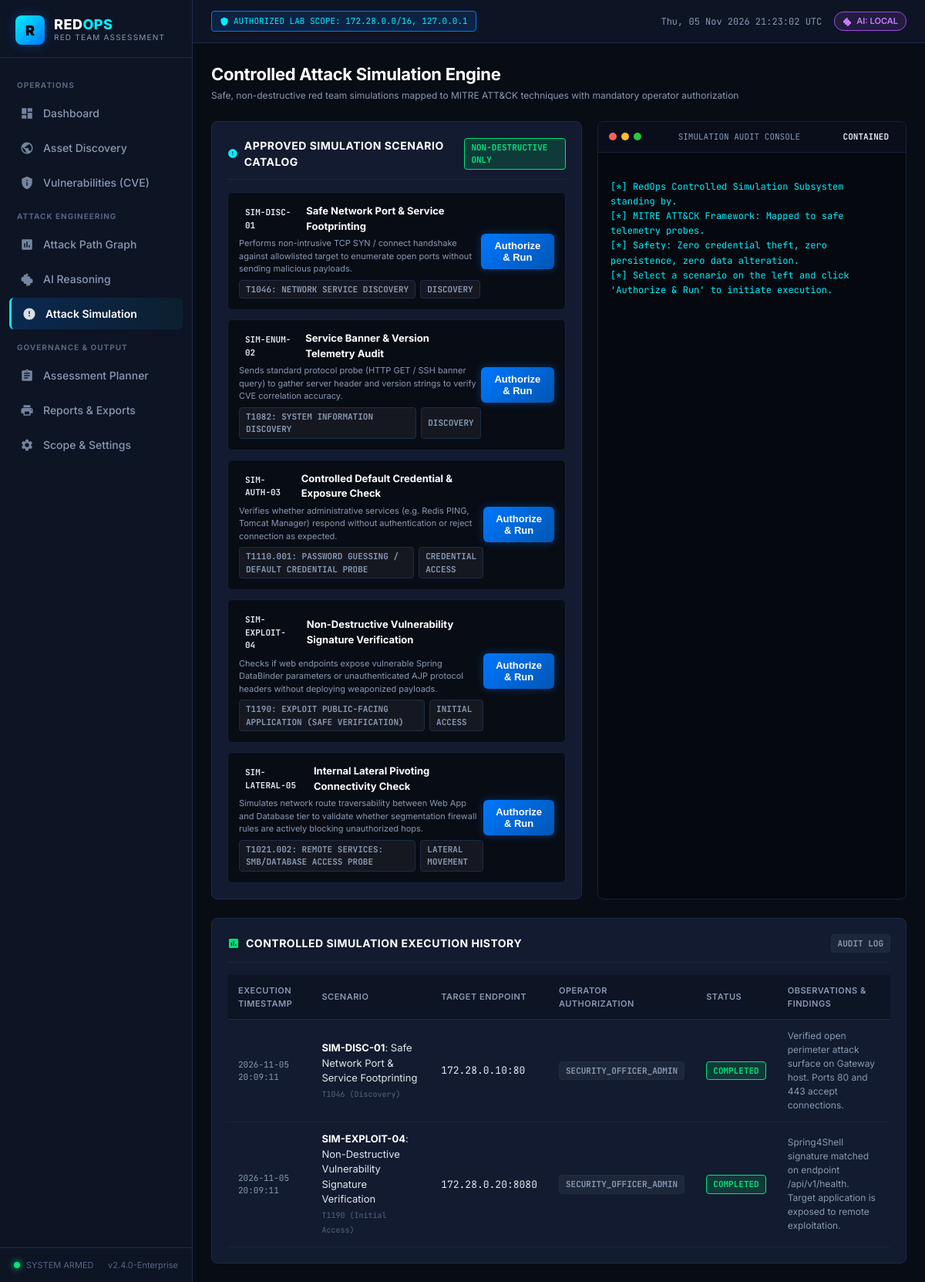
Screenshot of /simulation with the database file from the repository.
### tables this page shows
CREATE TABLE simulation_scenarios (
            id INTEGER PRIMARY KEY AUTOINCREMENT,
            code TEXT UNIQUE NOT NULL,
            name TEXT NOT NULL,
            description TEXT,
            mitre_technique_id TEXT,
            mitre_technique_name TEXT,
            mitre_tactic TEXT,
            severity TEXT DEFAULT 'MEDIUM',
            safety_notes TEXT,
            requires_approval INTEGER DEFAULT 1
        );

CREATE TABLE simulation_executions (
            id INTEGER PRIMARY KEY AUTOINCREMENT,
            scenario_id INTEGER NOT NULL,
            target_ip TEXT NOT NULL,
            target_port INTEGER,
            status TEXT DEFAULT 'PENDING_APPROVAL', -- PENDING_APPROVAL, RUNNING, COMPLETED, FAILED, BLOCKED
            user_approved_by TEXT,
            logs TEXT,
            findings TEXT,
            mitre_mapped TEXT,
            executed_at TIMESTAMP DEFAULT CURRENT_TIMESTAMP,
            FOREIGN KEY (scenario_id) REFERENCES simulation_scenarios(id) ON DELETE CASCADE
        );

### routes/simulation_routes.py (the view)
@simulation_bp.route("/simulation")
def simulation_page():
    scenarios = SimulationModel.get_scenarios()
    executions = SimulationModel.get_executions()
    assets = AssetModel.get_all()
    return render_template(
        "simulation.html",
        active_page="simulation",
        scenarios=scenarios,
        executions=executions,
        assets=assets
    )

### database/db.py (called while the page is built)
def dict_factory(cursor, row):
    fields = [column[0] for column in cursor.description]
    return {key: value for key, value in zip(fields, row)}

def get_db_connection():
    os.makedirs(os.path.dirname(Config.DATABASE_PATH), exist_ok=True)
    conn = sqlite3.connect(Config.DATABASE_PATH)
    conn.row_factory = dict_factory
    conn.execute("PRAGMA foreign_keys = ON")
    return conn

### models/asset.py (called while the page is built)
    @staticmethod
    def get_all():
        conn = get_db_connection()
        assets = conn.execute("""
            SELECT a.*,
                   COUNT(DISTINCT s.id) AS service_count,
                   COUNT(DISTINCT v.id) AS vuln_count,
                   SUM(CASE WHEN v.severity = 'CRITICAL' THEN 1 ELSE 0 END) AS critical_vulns,
                   SUM(CASE WHEN v.severity = 'HIGH' THEN 1 ELSE 0 END) AS high_vulns
            FROM assets a
            LEFT JOIN services s ON a.id = s.asset_id
            LEFT JOIN vulnerabilities v ON s.id = v.service_id
            GROUP BY a.id
            ORDER BY
                CASE a.criticality
                    WHEN 'CRITICAL' THEN 1
                    WHEN 'HIGH' THEN 2
                    WHEN 'MEDIUM' THEN 3
                    ELSE 4
                END
        """).fetchall()
        conn.close()
        return assets

### models/simulation.py (called while the page is built)
    @staticmethod
    def get_scenarios():
        conn = get_db_connection()
        scenarios = conn.execute("SELECT * FROM simulation_scenarios ORDER BY id ASC").fetchall()
        conn.close()
        return scenarios

    @staticmethod
    def get_executions():
        conn = get_db_connection()
        executions = conn.execute("""
            SELECT e.*, s.name AS scenario_name, s.code AS scenario_code,
                   s.mitre_technique_id, s.mitre_technique_name, s.mitre_tactic
            FROM simulation_executions e
            JOIN simulation_scenarios s ON e.scenario_id = s.id
            ORDER BY e.executed_at DESC
        """).fetchall()
        conn.close()
        return executions

### templates/simulation.html (shortened to what this page needs)
{% extends "base.html" %}
{% block content %}
<div class="page-header">
    <div>
        <h1 class="page-title">Controlled Attack Simulation Engine</h1>
        <div class="page-subtitle">Safe, non-destructive red team simulations mapped to MITRE ATT&CK techniques with mandatory operator authorization</div>
    </div>
</div>
<div style="display:grid; grid-template-columns: 1.2fr 1fr; gap:20px; margin-bottom:24px;">
    <div class="cyber-card">
        <div class="cyber-card-header">
            <div class="cyber-card-title">
                <svg style="width:16px; height:16px; fill:var(--accent-cyan);" viewBox="0 0 24 24"><path d="M12 2C6.48 2 2 6.48 2 12s4.48 10 10 10 10-4.48 10-10S17.52 2 12 2zm1 14h-2v-2h2v2zm0-4h-2V7h2v5z"/></svg>
                Approved Simulation Scenario Catalog
            </div>
            <span class="badge badge-success">NON-DESTRUCTIVE ONLY</span>
        </div>
        <div style="display:flex; flex-direction:column; gap:12px;">
            {% for s in scenarios %}
            <div style="background:#080c14; border:1px solid #162238; border-radius:6px; padding:14px; display:flex; justify-content:space-between; align-items:center;">
                <div>
                    <div style="display:flex; align-items:center; gap:8px; margin-bottom:4px;">
                        <span class="badge badge-cyan font-mono">{{ s.code }}</span>
                        <span style="font-weight:700; color:#fff; font-size:13px;">{{ s.name }}</span>
                    </div>
                    <div style="font-size:11px; color:var(--text-muted); margin-bottom:6px; max-width:440px;">
                        {{ s.description }}
                    </div>
                    <div style="display:flex; gap:6px;">
                        <span class="badge badge-neutral font-mono">{{ s.mitre_technique_id }}: {{ s.mitre_technique_name }}</span>
                        <span class="badge badge-neutral">{{ s.mitre_tactic }}</span>
                    </div>
                </div>
                <div>
                    <button class="btn btn-primary btn-launch-sim"
                            data-scenario-id="{{ s.id }}"
                            data-scenario-code="{{ s.code }}"
                            data-scenario-name="{{ s.name }}">
                        Authorize & Run
                    </button>
                </div>
            </div>
            {% endfor %}
        </div>
    </div>
    <div class="terminal-window">
        <div class="terminal-header">
            <div class="terminal-dots">
                <span class="terminal-dot dot-red"></span>
                <span class="terminal-dot dot-yellow"></span>
                <span class="terminal-dot dot-green"></span>
            </div>
            <div style="font-size:11px; color:#8899b5; font-family:var(--font-mono);">SIMULATION AUDIT CONSOLE</div>
            <span class="badge badge-cyan">CONTAINED</span>
        </div>
        <div class="terminal-body" id="simTerminalBody">
[*] RedOps Controlled Simulation Subsystem standing by.
[*] MITRE ATT&CK Framework: Mapped to safe telemetry probes.
[*] Safety: Zero credential theft, zero persistence, zero data alteration.
[*] Select a scenario on the left and click 'Authorize & Run' to initiate execution.
        </div>
    </div>
</div>
<div class="cyber-card">
    <div class="cyber-card-header">
        <div class="cyber-card-title">
            <svg style="width:16px; height:16px; fill:var(--status-success);" viewBox="0 0 24 24"><path d="M19 3H5c-1.1 0-2 .9-2 2v14c0 1.1.9 2 2 2h14c1.1 0 2-.9 2-2V5c0-1.1-.9-2-2-2zM9 17H7v-7h2v7zm4 0h-2V7h2v10zm4 0h-2v-4h2v4z"/></svg>
            Controlled Simulation Execution History
        </div>
        <span class="badge badge-neutral">AUDIT LOG</span>
    </div>
    <div class="table-responsive">
        <table class="cyber-table">
            <thead>
                <tr>
                    <th>Execution Timestamp</th>
                    <th>Scenario</th>
                    <th>Target Endpoint</th>
                    <th>Operator Authorization</th>
                    <th>Status</th>
                    <th>Observations & Findings</th>
                </tr>
            </thead>
            <tbody>
                {% for e in executions %}
                <tr>
                    <td class="font-mono" style="font-size:11px; color:var(--text-muted);">{{ e.executed_at }}</td>
                    <td>
                        <b style="color:#fff;">{{ e.scenario_code }}</b>: {{ e.scenario_name }}<br/>
                        <span style="font-size:10px; color:var(--text-dim); font-family:var(--font-mono);">{{ e.mitre_technique_id }} ({{ e.mitre_tactic }})</span>
                    </td>
                    <td class="font-mono">{{ e.target_ip }}:{{ e.target_port }}</td>
                    <td><span class="badge badge-neutral">{{ e.user_approved_by }}</span></td>
                    <td>
                        <span class="badge {% if e.status == 'COMPLETED' %}badge-success{% elif e.status == 'BLOCKED' %}badge-critical{% else %}badge-high{% endif %}">
                            {{ e.status }}
                        </span>
                    </td>
                    <td style="font-size:12px; color:var(--text-muted); max-width:320px;">
                        {{ e.findings or 'Simulation probe completed.' }}
                    </td>
                </tr>
                {% endfor %}
            </tbody>
        </table>
    </div>
</div>
{% endblock %}

### static/css/style.css (style rules this page uses)
:root { --bg-primary: #080c14; --bg-secondary: #0d1424; --bg-card: #121b2f; --bg-card-hover: #17233d; --bg-elevated: #1a2744; --border-color: #1e2c4a; --border-glow: rgba(0, 240, 255, 0.25); --accent-cyan: #00f0ff; --accent-blue: #0077fe; --accent-blue-glow: rgba(0, 119, 254, 0.35); --accent-purple: #9d4edd; --severity-critical: #ff2a5f; --severity-critical-glow: rgba(255, 42, 95, 0.4); --severity-high: #ff7700; --severity-high-glow: rgba(255, 119, 0, 0.35); --severity-medium: #ffb703; --severity-low: #00b4d8; --status-success: #00e676; --status-success-glow: rgba(0, 230, 118, 0.35); --text-main: #e2e8f0; --text-muted: #8899b5; --text-dim: #546582; --font-sans: 'Inter', -apple-system, BlinkMacSystemFont, "Segoe UI", Roboto, sans-serif; --font-mono: 'JetBrains Mono', 'Fira Code', Consolas, monospace; }
* { box-sizing: border-box; margin: 0; padding: 0; }
body { background-color: var(--bg-primary); color: var(--text-main); font-family: var(--font-sans); font-size: 14px; line-height: 1.5; overflow-x: hidden; height: 100vh; display: flex; }
.page-header { display: flex; align-items: center; justify-content: space-between; margin-bottom: 24px; }
.page-title { font-size: 22px; font-weight: 700; color: #fff; letter-spacing: -0.3px; }
.page-subtitle { font-size: 12px; color: var(--text-muted); margin-top: 2px; }
.cyber-card { background: var(--bg-card); border: 1px solid var(--border-color); border-radius: 8px; padding: 20px; transition: all 0.25s ease; position: relative; overflow: hidden; }
.cyber-card-header { display: flex; align-items: center; justify-content: space-between; margin-bottom: 16px; border-bottom: 1px solid rgba(255, 255, 255, 0.05); padding-bottom: 12px; }
.cyber-card-title { font-size: 14px; font-weight: 700; color: #fff; text-transform: uppercase; letter-spacing: 0.5px; display: flex; align-items: center; gap: 8px; }
.badge { display: inline-flex; align-items: center; padding: 3px 8px; border-radius: 4px; font-size: 11px; font-weight: 700; font-family: var(--font-mono); text-transform: uppercase; }
.badge-success { background: rgba(0, 230, 118, 0.15); border: 1px solid var(--status-success); color: var(--status-success); }
.badge-neutral { background: rgba(255, 255, 255, 0.05); border: 1px solid var(--border-color); color: var(--text-muted); }
.btn { display: inline-flex; align-items: center; justify-content: center; gap: 8px; padding: 8px 16px; border-radius: 6px; font-size: 13px; font-weight: 600; cursor: pointer; transition: all 0.2s ease; border: none; text-decoration: none; }
.btn-primary { background: linear-gradient(135deg, var(--accent-blue), #0056b3); color: #fff; box-shadow: 0 0 12px var(--accent-blue-glow); }
.table-responsive { width: 100%; overflow-x: auto; }
.cyber-table { width: 100%; border-collapse: collapse; font-size: 13px; text-align: left; }
.cyber-table th { background: var(--bg-secondary); color: var(--text-muted); font-weight: 600; text-transform: uppercase; font-size: 11px; letter-spacing: 0.5px; padding: 12px 14px; border-bottom: 1px solid var(--border-color); }
.cyber-table td { padding: 12px 14px; border-bottom: 1px solid rgba(255, 255, 255, 0.04); color: var(--text-main); }
.font-mono { font-family: var(--font-mono); }
.terminal-window { background: #05080f; border: 1px solid #162238; border-radius: 8px; overflow: hidden; font-family: var(--font-mono); }
.terminal-header { background: #090e1a; padding: 8px 14px; display: flex; align-items: center; justify-content: space-between; border-bottom: 1px solid #162238; }
.terminal-dots { display: flex; gap: 6px; }
.terminal-dot { width: 10px; height: 10px; border-radius: 50%; }
.dot-red { background: #ff5f56; }
.dot-yellow { background: #ffbd2e; }
.dot-green { background: #27c93f; }
.terminal-body { padding: 16px; max-height: 380px; overflow-y: auto; color: #00f0ff; font-size: 12px; line-height: 1.6; white-space: pre-wrap; }

### rows the page displays
simulation_scenarios: code "SIM-DISC-01", name "Safe Network Port & Service Footprinting", description "Performs non-intrusive TCP SYN / connect handshake against allowlisted target to enumerate open ports without sending malicious payloads.", mitre_technique_id "T1046", mitre_technique_name "NETWORK SERVICE DISCOVERY", mitre_tactic "DISCOVERY"
simulation_scenarios: code "SIM-ENUM-02", name "Service Banner & Version Telemetry Audit", description "Sends standard protocol probe (HTTP GET / SSH banner query) to gather server header and version strings to verify CVE correlation accuracy.", mitre_technique_id "T1082", mitre_technique_name "SYSTEM INFORMATION DISCOVERY", mitre_tactic "DISCOVERY"
simulation_scenarios: code "SIM-AUTH-03", name "Controlled Default Credential & Exposure Check", description "Verifies whether administrative services (e.g. Redis PING, Tomcat Manager) respond without authentication or reject connection as expected.", mitre_technique_id "T1110.001", mitre_technique_name "PASSWORD GUESSING / DEFAULT CREDENTIAL PROBE", mitre_tactic "CREDENTIAL ACCESS"
simulation_scenarios: code "SIM-EXPLOIT-04", name "Non-Destructive Vulnerability Signature Verification", description "Checks if web endpoints expose vulnerable Spring DataBinder parameters or unauthenticated AJP protocol headers without deploying weaponized payloads.", mitre_technique_id "T1190", mitre_technique_name "EXPLOIT PUBLIC-FACING APPLICATION (SAFE VERIFICATION)", mitre_tactic "INITIAL ACCESS"
simulation_scenarios: code "SIM-LATERAL-05", name "Internal Lateral Pivoting Connectivity Check", description "Simulates network route traversability between Web App and Database tier to validate whether segmentation firewall rules are actively blocking unauthorized hops.", mitre_technique_id "T1021.002", mitre_technique_name "REMOTE SERVICES: SMB/DATABASE ACCESS PROBE", mitre_tactic "LATERAL MOVEMENT"
simulation_executions: executed_at "2026-11-05 20:09:11", scenario_code "SIM-DISC-01", scenario_name "Safe Network Port & Service Footprinting", mitre_technique_id "T1046", mitre_tactic "Discovery", target_ip "172.28.0.10", target_port "80", user_approved_by "SECURITY_OFFICER_ADMIN", status "COMPLETED", findings "Verified open perimeter attack surface on Gateway host. Ports 80 and 443 accept connections."
simulation_executions: executed_at "2026-11-05 20:09:11", scenario_code "SIM-EXPLOIT-04", scenario_name "Non-Destructive Vulnerability Signature Verification", mitre_technique_id "T1190", mitre_tactic "Initial Access", target_ip "172.28.0.20", target_port "8080", user_approved_by "SECURITY_OFFICER_ADMIN", status "COMPLETED", findings "Spring4Shell signature matched on endpoint /api/v1/health. Target application is exposed to remote exploitation."

### other values shown
{{ app_version }} "v2.4.0-Enterprise"
{{ ai_provider.upper() }} "LOCAL"
